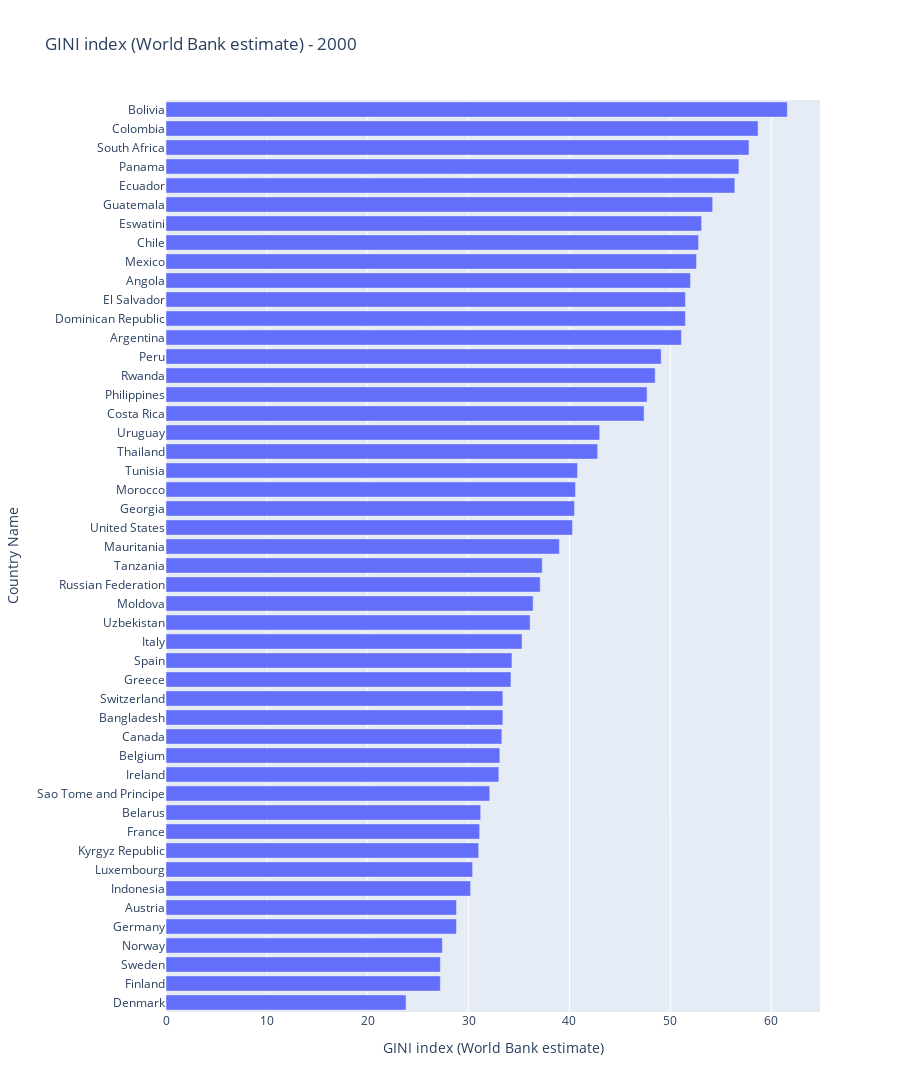

Notebook code for this chart:
### Code cell
import plotly.express as px
px.bar(df,
      x=gini,
      y='Country Name',
      title=' - '.join([gini,str(year)]),
       height=200+(20*n_countries),
      orientation='h')

### Figure 1 — Plotly figure (JSON) as saved in the notebook; plotly's stock layout.template omitted (floating-point values rounded to 4 significant figures)
{"data": [{"alignmentgroup": "True", "hovertemplate": "GINI index (World Bank estimate)=%{x}<br>Country Name=%{y}<extra></extra>", "legendgroup": "", "marker": {"color": "#636efa", "pattern": {"shape": ""}}, "name": "", "offsetgroup": "", "orientation": "h", "showlegend": false, "textposition": "auto", "type": "bar", "x": [23.8, 27.2, 27.2, 27.4, 28.8, 28.8, 30.2, 30.4, 31, 31.1, 31.2, 32.1, 33, 33.1, 33.3, 33.4, 33.4, 34.2, 34.3, 35.3, 36.1, 36.4, 37.1, 37.3, 39, 40.3, 40.5, 40.6, 40.8, 42.8, 43, 47.4, 47.7, 48.5, 49.1, 51.1, 51.5, 51.5, 52, 52.6, 52.8, 53.1, 54.2, 56.4, 56.8, 57.8, 58.7, 61.6], "xaxis": "x", "y": ["Denmark", "Finland", "Sweden", "Norway", "Germany", "Austria", "Indonesia", "Luxembourg", "Kyrgyz Republic", "France", "Belarus", "Sao Tome and Principe", "Ireland", "Belgium", "Canada", "Bangladesh", "Switzerland", "Greece", "Spain", "Italy", "Uzbekistan", "Moldova", "Russian Federation", "Tanzania", "Mauritania", "United States", "Georgia", "Morocco", "Tunisia", "Thailand", "Uruguay", "Costa Rica", "Philippines", "Rwanda", "Peru", "Argentina", "Dominican Republic", "El Salvador", "Angola", "Mexico", "Chile", "Eswatini", "Guatemala", "Ecuador", "Panama", "South Africa", "Colombia", "Bolivia"], "yaxis": "y"}], "layout": {"barmode": "relative", "height": 1160, "legend": {"tracegroupgap": 0}, "title": {"text": "GINI index (World Bank estimate) - 2000"}, "xaxis": {"anchor": "y", "domain": [0, 1], "title": {"text": "GINI index (World Bank estimate)"}}, "yaxis": {"anchor": "x", "domain": [0, 1], "title": {"text": "Country Name"}}}}
